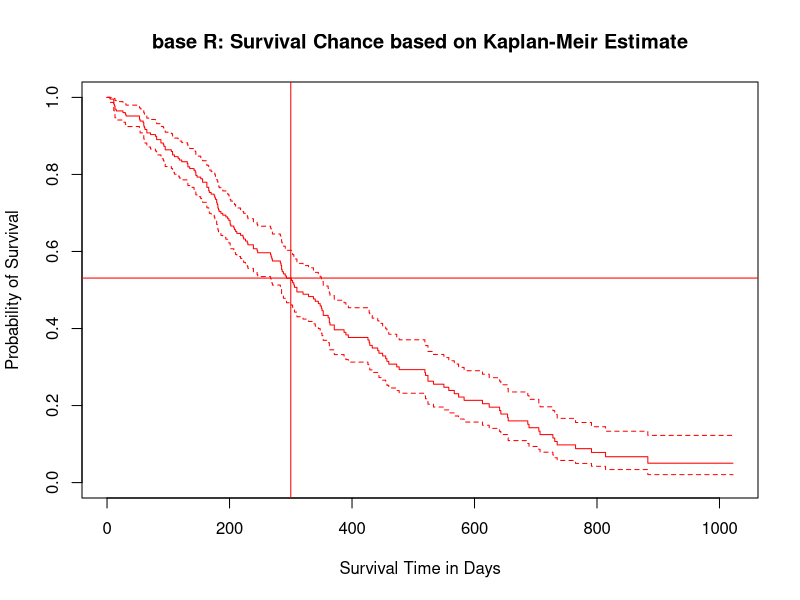
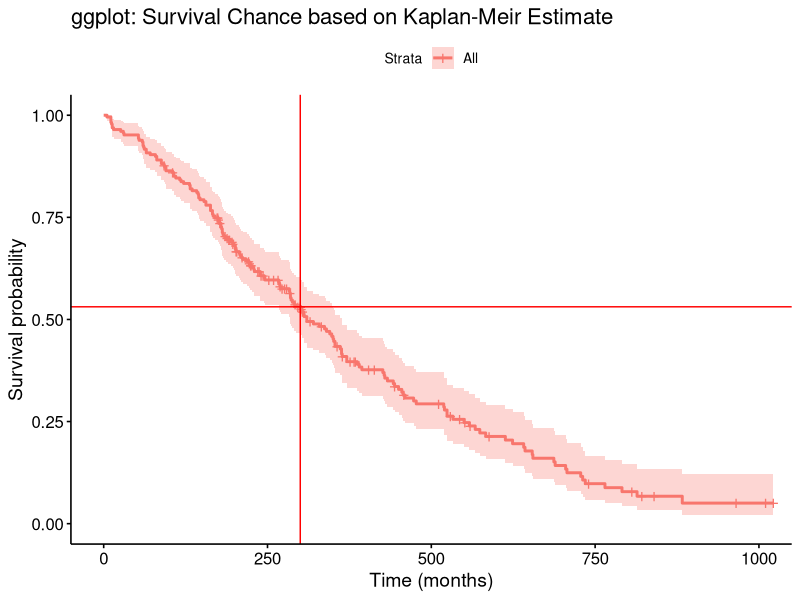
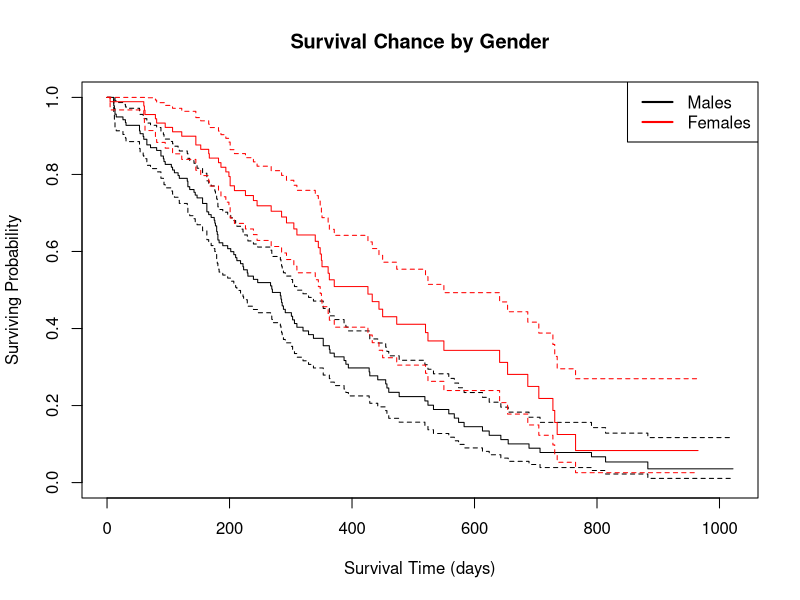
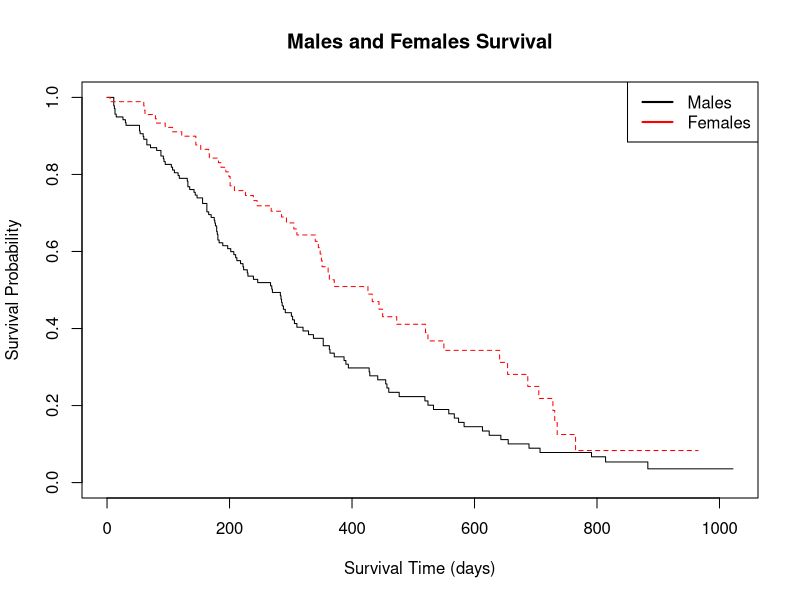
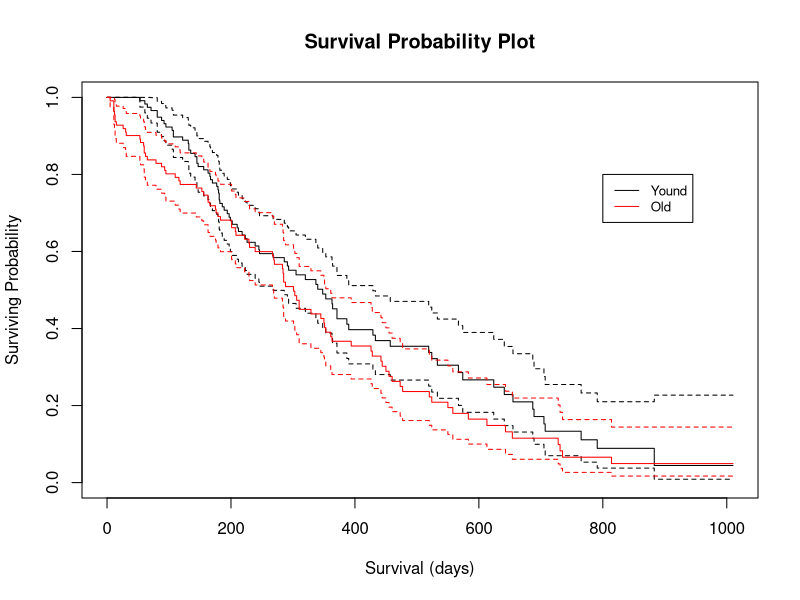
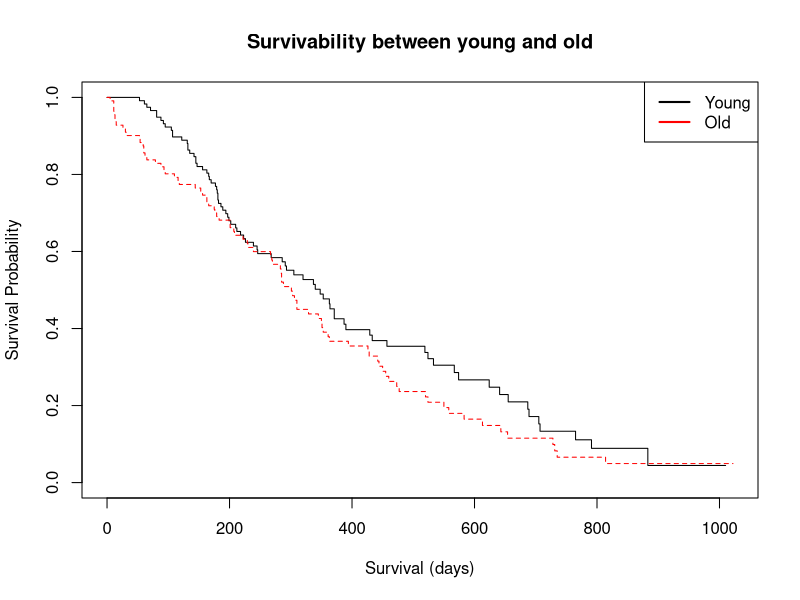
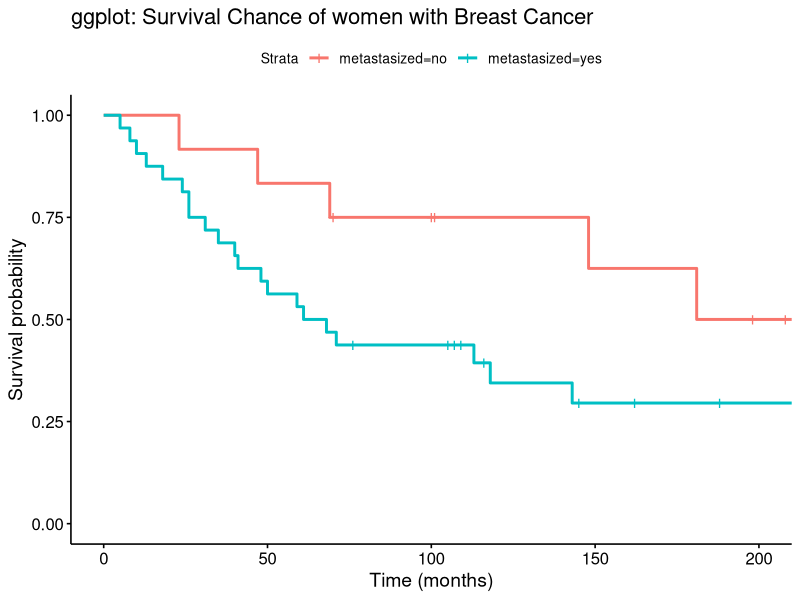

Recreate these plots in R, in order.
## ---- chunk 1
# load all required packages
library(survminer)
library(survival)
library(ggplot2)        
library(HSAUR3)
library(mclust)
library(knitr)
cat("1a.") 

data(cancer)

##status 1=censored, 2=dead
SA1=survfit(formula=Surv(time,status==2)~1, data=cancer)

print(summary(SA1,time=300))

# > print(summary(SA1,time=300))
# Call: survfit(formula = Surv(time, status == 2) ~ 1, data = cancer)
# 
#  time n.risk n.event survival std.err lower 95% CI upper 95% CI
#   300     92     101    0.531  0.0346        0.467        0.603

cat("1b.")
plot(SA1,col="red",main="base R: Survival Chance based on Kaplan-Meir Estimate",
     xlab="Survival Time in Days",ylab="Probability of Survival")
abline(v=300,h=0.531,col="red")

p<- ggsurvplot(SA1, data = cancer) +
  labs (x = "Time (months)", title = "ggplot: Survival Chance based on Kaplan-Meir Estimate") 
p$plot + geom_hline(yintercept=0.531, color='red') + geom_vline(xintercept = 300, color='red')


cat("1c.")

cat("SEX values: male=1, female=2")
males.df=subset(cancer, sex==1)
females.df=subset(cancer, sex==2)

SUR_Male=survfit(formula=Surv(time,status==2)~1, data=males.df)
SUR_Female=survfit(formula=Surv(time,status==2)~1, data=females.df)

layout(matrix(1:1, ncol = 1))

plot(SUR_Male,col="black",main="Survival Chance by Gender",
     xlab="Survival Time (days)",ylab="Surviving Probability")
lines(SUR_Female,col="red")
legend("topright",c("Males","Females"),lty=c(1,1),
       lwd=c(2,2),col=c("black","red"))


plot(survfit(Surv(time,status==2)~sex, data=cancer),
     main="Males and Females Survival",lty=c(1,2),col=c("black","red"),
     ylab="Survival Probability",xlab="Survival Time (days)")
legend("topright",c("Males","Females"),lty=c(1,1),
       lwd=c(2,2),col=c("black","red"))

print(survdiff(formula=Surv(time,status==2)~sex,data=cancer))


cat("1d")
## Splitting data into young and old where age group=1 meansyoung half, age
## group=2 mean old half

dup.cancer <- cancer
dup.cancer$Age_Group <- 2
get.median <- median(cancer$age)

for(i in 1:nrow(cancer)){
  if(cancer[i,4] <= get.median){
    dup.cancer[i,11]=1}
}


young=subset(dup.cancer, Age_Group==1)
old=subset(dup.cancer, Age_Group==2)

young_sa=survfit(formula=Surv(time,status==2)~1, data=young)
old_sa=survfit(formula=Surv(time,status==2)~1, data=old)


plot(young_sa,col="black",main="Survival Probability Plot",
     xlab="Survival (days)",ylab="Surviving Probability")
lines(old_sa,col="red")
legend(800, 0.8, legend=c("Yound", "Old"),
       col=c("black", "red"), lty=c(1,1), cex=0.8)


plot(survfit(Surv(time,status==2)~Age_Group, data = dup.cancer),
     main="Survivability between young and old",lty=c(1,2),col=c("black","red"),
     ylab="Survival Probability",xlab="Survival (days)")
legend("topright",c("Young","Old"),lty=c(1,1),
       lwd=c(2,2),col=c("black","red"))

print(survdiff(formula=Surv(time,status==2)~Age_Group,data = dup.cancer))

## ---- chunk 2

## Q 2 a
data(mastectomy)
mt=mastectomy

fit <- survfit(Surv(time, event)~metastasized, data=mt)
summary(fit)

# > names(summary(fit))
#  [1] "n"             "time"          "n.risk"        "n.event"       "n.censor"     
#  [6] "surv"          "type"          "strata"        "std.err"       "lower"        
# [11] "upper"         "conf.type"     "conf.int"      "call"          "table"        
# [16] "rmean.endtime"

ggsurvplot(fit, data = mt) +
  labs (x = "Time (months)", title = "ggplot: Survival Chance of women with Breast Cancer")


## Q 2 b

lrt_fit=survdiff(formula=Surv(time,event==1)~metastasized,data=mt,rho=0)
# summary(lrt_fit)
ct_fit=coxph(formula=Surv(time,event)~metastasized,data=mt)
cat("log rank test")
print(lrt_fit)
cat("Cox's regression test")
print(ct_fit)
